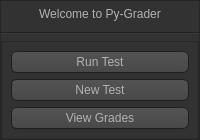
<?xml version="1.0" encoding="UTF-8"?>
<ui version="4.0">
 <class>main_window</class>
 <widget class="QWidget" name="main_window">
  <property name="geometry">
   <rect>
    <x>0</x>
    <y>0</y>
    <width>200</width>
    <height>140</height>
   </rect>
  </property>
  <property name="windowTitle">
   <string>Py-Grader</string>
  </property>
  <property name="styleSheet">
   <string notr="true">/*
    I did not create this
    This style was created by sommerc
    The original is here: https://github.com/sommerc/pyqt-stylesheets/blob/master/pyqtcss/src/dark_orange/style.qss
*/

QToolTip {
    border: 1px solid black;
    background-color: #ffa02f;
    padding: 1px;
    border-radius: 3px;
    opacity: 100;
}

QWidget {
    color: #b1b1b1;
    background-color: #323232;
}

QTreeView,
QListView {
    background-color: silver;
    margin-left: 5px;
}

QWidget:item:hover {
    background-color: QLinearGradient(x1: 0, y1: 0, x2: 0, y2: 1, stop: 0 #ffa02f, stop: 1 #ca0619);
    color: #000000;
}

QWidget:item:selected {
    background-color: QLinearGradient(x1: 0, y1: 0, x2: 0, y2: 1, stop: 0 #ffa02f, stop: 1 #d7801a);
}

QMenuBar::item {
    background: transparent;
}

QMenuBar::item:selected {
    background: transparent;
    border: 1px solid #ffaa00;
}

QMenuBar::item:pressed {
    background: #444;
    border: 1px solid #000;
    background-color: QLinearGradient(x1:0, y1:0,
            x2:0, y2:1,
            stop:1 #212121,
            stop:0.4 #343434
            /*,
        stop:0.2 #343434,
        stop:0.1 #ffaa00*/
        );
    margin-bottom: -1px;
    padding-bottom: 1px;
}

QMenu {
    border: 1px solid #000;
}

QMenu::item {
    padding: 2px 20px 2px 20px;
}

QMenu::item:selected {
    color: #000000;
}

QWidget:disabled {
    color: #808080;
    background-color: #323232;
}

QAbstractItemView {
    background-color: QLinearGradient(x1: 0, y1: 0, x2: 0, y2: 1, stop: 0 #4d4d4d, stop: 0.1 #646464, stop: 1 #5d5d5d);
}

QWidget:focus {
    /*border: 1px solid darkgray;*/
}

QLineEdit {
    background-color: QLinearGradient(x1: 0, y1: 0, x2: 0, y2: 1, stop: 0 #4d4d4d, stop: 0 #646464, stop: 1 #5d5d5d);
    padding: 1px;
    border-style: solid;
    border: 1px solid #1e1e1e;
    border-radius: 5;
}

QPushButton {
    color: #b1b1b1;
    background-color: QLinearGradient(x1: 0, y1: 0, x2: 0, y2: 1, stop: 0 #565656, stop: 0.1 #525252, stop: 0.5 #4e4e4e, stop: 0.9 #4a4a4a, stop: 1 #464646);
    border-width: 1px;
    border-color: #1e1e1e;
    border-style: solid;
    border-radius: 6;
    padding: 3px;
    font-size: 12px;
    padding-left: 5px;
    padding-right: 5px;
    min-width: 40px;
}

QPushButton:pressed {
    background-color: QLinearGradient(x1: 0, y1: 0, x2: 0, y2: 1, stop: 0 #2d2d2d, stop: 0.1 #2b2b2b, stop: 0.5 #292929, stop: 0.9 #282828, stop: 1 #252525);
}

QComboBox {
    selection-background-color: #ffaa00;
    background-color: QLinearGradient(x1: 0, y1: 0, x2: 0, y2: 1, stop: 0 #565656, stop: 0.1 #525252, stop: 0.5 #4e4e4e, stop: 0.9 #4a4a4a, stop: 1 #464646);
    border-style: solid;
    border: 1px solid #1e1e1e;
    border-radius: 5;
}

QComboBox:hover,
QPushButton:hover {
    border: 2px solid QLinearGradient(x1: 0, y1: 0, x2: 0, y2: 1, stop: 0 #ffa02f, stop: 1 #d7801a);
}


QComboBox:on {
    padding-top: 3px;
    padding-left: 4px;
    background-color: QLinearGradient(x1: 0, y1: 0, x2: 0, y2: 1, stop: 0 #2d2d2d, stop: 0.1 #2b2b2b, stop: 0.5 #292929, stop: 0.9 #282828, stop: 1 #252525);
    selection-background-color: #ffaa00;
}

QComboBox QAbstractItemView {
    border: 2px solid darkgray;
    selection-background-color: QLinearGradient(x1: 0, y1: 0, x2: 0, y2: 1, stop: 0 #ffa02f, stop: 1 #d7801a);
}

QComboBox::drop-down {
    subcontrol-origin: padding;
    subcontrol-position: top right;
    width: 15px;

    border-left-width: 0px;
    border-left-color: darkgray;
    border-left-style: solid;
    /* just a single line */
    border-top-right-radius: 3px;
    /* same radius as the QComboBox */
    border-bottom-right-radius: 3px;
}

QComboBox::down-arrow {
    image: url(:/dark_orange/img/down_arrow.png);
}

QGroupBox {
    border: 1px solid darkgray;
    margin-top: 10px;
}

QGroupBox:focus {
    border: 1px solid darkgray;
}

QTextEdit:focus {
    border: 1px solid darkgray;
}

QScrollBar:horizontal {
    border: 1px solid #222222;
    background: QLinearGradient(x1: 0, y1: 0, x2: 0, y2: 1, stop: 0.0 #121212, stop: 0.2 #282828, stop: 1 #484848);
    height: 7px;
    margin: 0px 16px 0 16px;
}

QScrollBar::handle:horizontal {
    background: QLinearGradient(x1: 0, y1: 0, x2: 1, y2: 0, stop: 0 #ffa02f, stop: 0.5 #d7801a, stop: 1 #ffa02f);
    min-height: 20px;
    border-radius: 2px;
}

QScrollBar::add-line:horizontal {
    border: 1px solid #1b1b19;
    border-radius: 2px;
    background: QLinearGradient(x1: 0, y1: 0, x2: 1, y2: 0, stop: 0 #ffa02f, stop: 1 #d7801a);
    width: 14px;
    subcontrol-position: right;
    subcontrol-origin: margin;
}

QScrollBar::sub-line:horizontal {
    border: 1px solid #1b1b19;
    border-radius: 2px;
    background: QLinearGradient(x1: 0, y1: 0, x2: 1, y2: 0, stop: 0 #ffa02f, stop: 1 #d7801a);
    width: 14px;
    subcontrol-position: left;
    subcontrol-origin: margin;
}

QScrollBar::right-arrow:horizontal,
QScrollBar::left-arrow:horizontal {
    border: 1px solid black;
    width: 1px;
    height: 1px;
    background: white;
}

QScrollBar::add-page:horizontal,
QScrollBar::sub-page:horizontal {
    background: none;
}

QScrollBar:vertical {
    background: QLinearGradient(x1: 0, y1: 0, x2: 1, y2: 0, stop: 0.0 #121212, stop: 0.2 #282828, stop: 1 #484848);
    width: 7px;
    margin: 16px 0 16px 0;
    border: 1px solid #222222;
}

QScrollBar::handle:vertical {
    background: QLinearGradient(x1: 0, y1: 0, x2: 0, y2: 1, stop: 0 #ffa02f, stop: 0.5 #d7801a, stop: 1 #ffa02f);
    min-height: 20px;
    border-radius: 2px;
}

QScrollBar::add-line:vertical {
    border: 1px solid #1b1b19;
    border-radius: 2px;
    background: QLinearGradient(x1: 0, y1: 0, x2: 0, y2: 1, stop: 0 #ffa02f, stop: 1 #d7801a);
    height: 14px;
    subcontrol-position: bottom;
    subcontrol-origin: margin;
}

QScrollBar::sub-line:vertical {
    border: 1px solid #1b1b19;
    border-radius: 2px;
    background: QLinearGradient(x1: 0, y1: 0, x2: 0, y2: 1, stop: 0 #d7801a, stop: 1 #ffa02f);
    height: 14px;
    subcontrol-position: top;
    subcontrol-origin: margin;
}

QScrollBar::up-arrow:vertical,
QScrollBar::down-arrow:vertical {
    border: 1px solid black;
    width: 1px;
    height: 1px;
    background: white;
}


QScrollBar::add-page:vertical,
QScrollBar::sub-page:vertical {
    background: none;
}

QTextEdit {
    background-color: #242424;
}

QPlainTextEdit {
    background-color: #242424;
}

QHeaderView::section {
    background-color: QLinearGradient(x1:0, y1:0, x2:0, y2:1, stop:0 #616161, stop: 0.5 #505050, stop: 0.6 #434343, stop:1 #656565);
    color: white;
    padding-left: 4px;
    border: 1px solid #6c6c6c;
}

QCheckBox:disabled {
    color: #414141;
}

QDockWidget::title {
    text-align: center;
    spacing: 3px;
    /* spacing between items in the tool bar */
    background-color: QLinearGradient(x1:0, y1:0, x2:0, y2:1, stop:0 #323232, stop: 0.5 #242424, stop:1 #323232);
}

QDockWidget::close-button,
QDockWidget::float-button {
    text-align: center;
    spacing: 1px;
    /* spacing between items in the tool bar */
    background-color: QLinearGradient(x1:0, y1:0, x2:0, y2:1, stop:0 #323232, stop: 0.5 #242424, stop:1 #323232);
}

QDockWidget::close-button:hover,
QDockWidget::float-button:hover {
    background: #242424;
}

QDockWidget::close-button:pressed,
QDockWidget::float-button:pressed {
    padding: 1px -1px -1px 1px;
}

QMainWindow::separator {
    background-color: QLinearGradient(x1:0, y1:0, x2:0, y2:1, stop:0 #161616, stop: 0.5 #151515, stop: 0.6 #212121, stop:1 #343434);
    color: white;
    padding-left: 4px;
    border: 1px solid #4c4c4c;
    spacing: 3px;
    /* spacing between items in the tool bar */
}

QMainWindow::separator:hover {

    background-color: QLinearGradient(x1:0, y1:0, x2:0, y2:1, stop:0 #d7801a, stop:0.5 #b56c17 stop:1 #ffa02f);
    color: white;
    padding-left: 4px;
    border: 1px solid #6c6c6c;
    spacing: 3px;
    /* spacing between items in the tool bar */
}

QToolBar::handle {
    spacing: 3px;
    /* spacing between items in the tool bar */
    background: url(:/dark_orange/img/handle.png);
}

QMenu::separator {
    height: 2px;
    background-color: QLinearGradient(x1:0, y1:0, x2:0, y2:1, stop:0 #161616, stop: 0.5 #151515, stop: 0.6 #212121, stop:1 #343434);
    color: white;
    padding-left: 4px;
    margin-left: 10px;
    margin-right: 5px;
}

QProgressBar {
    border: 2px solid grey;
    border-radius: 5px;
    text-align: center;
}

QProgressBar::chunk {
    background-color: #d7801a;
    width: 2.15px;
    margin: 0.5px;
}

QTabBar::tab {
    color: #b1b1b1;
    border: 1px solid #444;
    border-bottom-style: none;
    background-color: #323232;
    padding-left: 10px;
    padding-right: 10px;
    padding-top: 3px;
    padding-bottom: 2px;
    margin-right: -1px;
}

QTabWidget::pane {
    border: 1px solid #444;
    top: 1px;
}

QTabBar::tab:last {
    margin-right: 0;
    /* the last selected tab has nothing to overlap with on the right */
    border-top-right-radius: 3px;
}

QTabBar::tab:first: !selected {
    margin-left: 0px;
    /* the last selected tab has nothing to overlap with on the right */


    border-top-left-radius: 3px;
}

QTabBar::tab: !selected {
    color: #b1b1b1;
    border-bottom-style: solid;
    margin-top: 3px;
    background-color: QLinearGradient(x1:0, y1:0, x2:0, y2:1, stop:1 #212121, stop:.4 #343434);
}

QTabBar::tab:selected {
    border-top-left-radius: 3px;
    border-top-right-radius: 3px;
    margin-bottom: 0px;
}

QTabBar::tab: !selected:hover {
    /*border-top: 2px solid #ffaa00;
    padding-bottom: 3px;*/
    border-top-left-radius: 3px;
    border-top-right-radius: 3px;
    background-color: QLinearGradient(x1:0, y1:0, x2:0, y2:1, stop:1 #212121, stop:0.4 #343434, stop:0.2 #343434, stop:0.1 #ffaa00);
}

QRadioButton::indicator:checked,
QRadioButton::indicator:unchecked {
    color: #b1b1b1;
    background-color: #323232;
    border: 1px solid #b1b1b1;
    border-radius: 6px;
}

QRadioButton::indicator:checked {
    background-color: qradialgradient(cx: 0.5, cy: 0.5,
            fx: 0.5, fy: 0.5,
            radius: 1.0,
            stop: 0.25 #ffaa00,
            stop: 0.3 #323232);
}

QCheckBox::indicator {
    color: #b1b1b1;
    background-color: #323232;
    border: 1px solid #b1b1b1;
    width: 9px;
    height: 9px;
}

QRadioButton::indicator {
    border-radius: 6px;
}

QRadioButton::indicator:hover,
QCheckBox::indicator:hover {
    border: 1px solid #ffaa00;
}

QCheckBox::indicator:checked {
    image: url(:/dark_orange/img/checkbox.png);
}

QCheckBox::indicator:disabled,
QRadioButton::indicator:disabled {
    border: 1px solid #444;
}


QSlider::groove:horizontal {
    border: 1px solid #3A3939;
    height: 8px;
    background: #201F1F;
    margin: 2px 0;
    border-radius: 2px;
}

QSlider::handle:horizontal {
    background: QLinearGradient(x1: 0, y1: 0, x2: 0, y2: 1,
            stop: 0.0 silver, stop: 0.2 #a8a8a8, stop: 1 #727272);
    border: 1px solid #3A3939;
    width: 14px;
    height: 14px;
    margin: -4px 0;
    border-radius: 2px;
}

QSlider::groove:vertical {
    border: 1px solid #3A3939;
    width: 8px;
    background: #201F1F;
    margin: 0 0px;
    border-radius: 2px;
}

QSlider::handle:vertical {
    background: QLinearGradient(x1: 0, y1: 0, x2: 0, y2: 1, stop: 0.0 silver,
            stop: 0.2 #a8a8a8, stop: 1 #727272);
    border: 1px solid #3A3939;
    width: 14px;
    height: 14px;
    margin: 0 -4px;
    border-radius: 2px;
}

QAbstractSpinBox {
    padding-top: 2px;
    padding-bottom: 2px;
    border: 1px solid darkgray;

    border-radius: 2px;
    min-width: 50px;
}</string>
  </property>
  <widget class="QFrame" name="main_frame">
   <property name="geometry">
    <rect>
     <x>0</x>
     <y>0</y>
     <width>200</width>
     <height>140</height>
    </rect>
   </property>
   <property name="frameShape">
    <enum>QFrame::StyledPanel</enum>
   </property>
   <property name="frameShadow">
    <enum>QFrame::Raised</enum>
   </property>
   <layout class="QGridLayout" name="gridLayout_2">
    <property name="leftMargin">
     <number>0</number>
    </property>
    <property name="topMargin">
     <number>0</number>
    </property>
    <property name="rightMargin">
     <number>0</number>
    </property>
    <property name="bottomMargin">
     <number>0</number>
    </property>
    <item row="2" column="1">
     <widget class="QFrame" name="buttons_frame">
      <property name="sizePolicy">
       <sizepolicy hsizetype="Preferred" vsizetype="Preferred">
        <horstretch>0</horstretch>
        <verstretch>0</verstretch>
       </sizepolicy>
      </property>
      <property name="frameShape">
       <enum>QFrame::StyledPanel</enum>
      </property>
      <property name="frameShadow">
       <enum>QFrame::Raised</enum>
      </property>
      <layout class="QVBoxLayout" name="verticalLayout">
       <item>
        <widget class="QPushButton" name="run_test_button">
         <property name="toolTip">
          <string>Run a test that is available</string>
         </property>
         <property name="text">
          <string>Run Test</string>
         </property>
        </widget>
       </item>
       <item>
        <widget class="QPushButton" name="new_test_button">
         <property name="toolTip">
          <string>Create a new test</string>
         </property>
         <property name="text">
          <string>New Test</string>
         </property>
        </widget>
       </item>
       <item>
        <widget class="QPushButton" name="view_grades_button">
         <property name="toolTip">
          <string>View the grades from tests</string>
         </property>
         <property name="text">
          <string>View Grades</string>
         </property>
        </widget>
       </item>
      </layout>
     </widget>
    </item>
    <item row="0" column="1">
     <widget class="QLabel" name="greeting_text">
      <property name="text">
       <string>Welcome to Py-Grader</string>
      </property>
      <property name="alignment">
       <set>Qt::AlignCenter</set>
      </property>
     </widget>
    </item>
    <item row="1" column="1">
     <widget class="Line" name="line">
      <property name="orientation">
       <enum>Qt::Horizontal</enum>
      </property>
     </widget>
    </item>
   </layout>
  </widget>
 </widget>
 <tabstops>
  <tabstop>run_test_button</tabstop>
  <tabstop>new_test_button</tabstop>
  <tabstop>view_grades_button</tabstop>
 </tabstops>
 <resources/>
 <connections/>
</ui>
